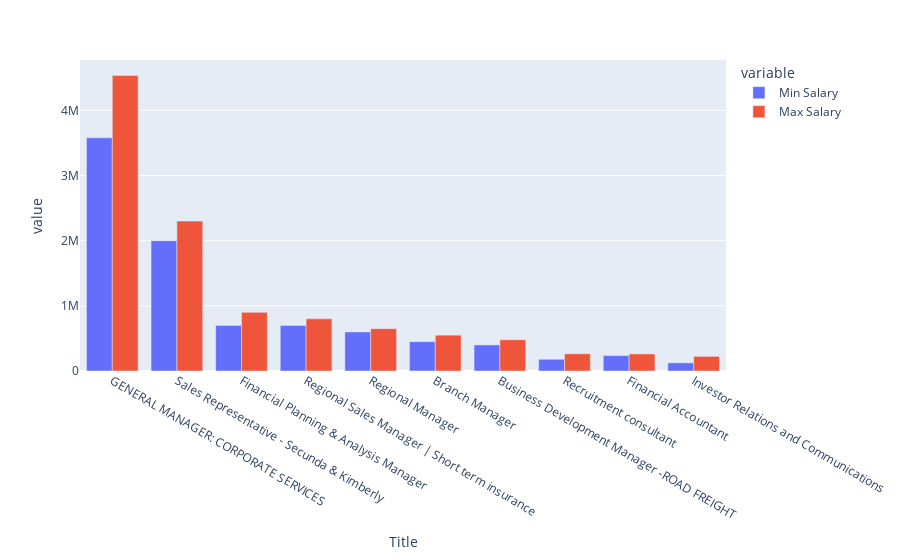

The cell this chart's notebook holds for it:
### Code cell
fig3.show()

### Figure 1 — Plotly figure (JSON) as saved in the notebook; plotly's stock layout.template omitted (floating-point values rounded to 4 significant figures)
{"data": [{"alignmentgroup": "True", "hovertemplate": "variable=Min Salary<br>Title=%{x}<br>value=%{y}<extra></extra>", "legendgroup": "Min Salary", "marker": {"color": "#636efa", "pattern": {"shape": ""}}, "name": "Min Salary", "offsetgroup": "Min Salary", "orientation": "v", "showlegend": true, "textposition": "auto", "type": "bar", "x": ["GENERAL MANAGER: CORPORATE SERVICES", "Sales Representative - Secunda & Kimberly", "Financial Planning & Analysis Manager", "Regional Sales Manager | Short term insurance", "Regional Manager", "Branch Manager", "Business Development Manager -ROAD FREIGHT", "Recruitment consultant", "Financial Accountant", "Investor Relations and Communications"], "xaxis": "x", "y": [3577788, 2000000, 700000, 700000, 600000, 450000, 400000, 180000, 237100.0, 125000], "yaxis": "y"}, {"alignmentgroup": "True", "hovertemplate": "variable=Max Salary<br>Title=%{x}<br>value=%{y}<extra></extra>", "legendgroup": "Max Salary", "marker": {"color": "#EF553B", "pattern": {"shape": ""}}, "name": "Max Salary", "offsetgroup": "Max Salary", "orientation": "v", "showlegend": true, "textposition": "auto", "type": "bar", "x": ["GENERAL MANAGER: CORPORATE SERVICES", "Sales Representative - Secunda & Kimberly", "Financial Planning & Analysis Manager", "Regional Sales Manager | Short term insurance", "Regional Manager", "Branch Manager", "Business Development Manager -ROAD FREIGHT", "Recruitment consultant", "Financial Accountant", "Investor Relations and Communications"], "xaxis": "x", "y": [4533852, 2300000, 900000, 800000, 650000, 550000, 480000, 264000, 261900.0, 225000], "yaxis": "y"}], "layout": {"autosize": true, "barmode": "group", "legend": {"title": {"text": "variable"}, "tracegroupgap": 0}, "margin": {"t": 60}, "xaxis": {"anchor": "y", "autorange": true, "domain": [0, 1], "range": [-0.5, 9.5], "title": {"text": "Title"}, "type": "category"}, "yaxis": {"anchor": "x", "autorange": true, "domain": [0, 1], "range": [0, 4772000.0], "title": {"text": "value"}, "type": "linear"}}}
